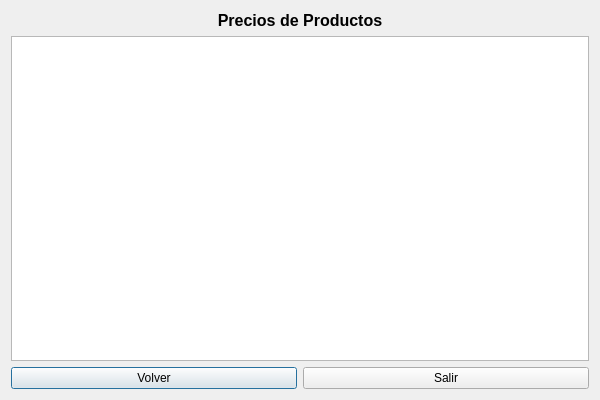
<?xml version="1.0" encoding="UTF-8"?>
<ui version="4.0">
 <class>ConsultarPreciosWindow</class>
 <widget class="QDialog" name="ConsultarPreciosWindow">
  <property name="geometry">
   <rect>
    <x>0</x>
    <y>0</y>
    <width>600</width>
    <height>400</height>
   </rect>
  </property>
  <property name="windowTitle">
   <string>Consultar Precios</string>
  </property>
  <layout class="QVBoxLayout" name="verticalLayout">
   <item>
    <widget class="QLabel" name="label_titulo">
     <property name="text">
      <string>Precios de Productos</string>
     </property>
     <property name="alignment">
      <set>Qt::AlignCenter</set>
     </property>
     <property name="font">
      <font>
       <pointsize>12</pointsize>
       <weight>75</weight>
       <bold>true</bold>
      </font>
     </property>
    </widget>
   </item>
   <item>
    <widget class="QTableWidget" name="tabla_precios"/>
   </item>
   <item>
    <layout class="QHBoxLayout" name="horizontalLayout">
     <item>
      <widget class="QPushButton" name="btn_volver">
       <property name="text">
        <string>Volver</string>
       </property>
      </widget>
     </item>
     <item>
      <widget class="QPushButton" name="btn_salir">
       <property name="text">
        <string>Salir</string>
       </property>
      </widget>
     </item>
    </layout>
   </item>
  </layout>
 </widget>
 <resources/>
 <connections/>
</ui>
